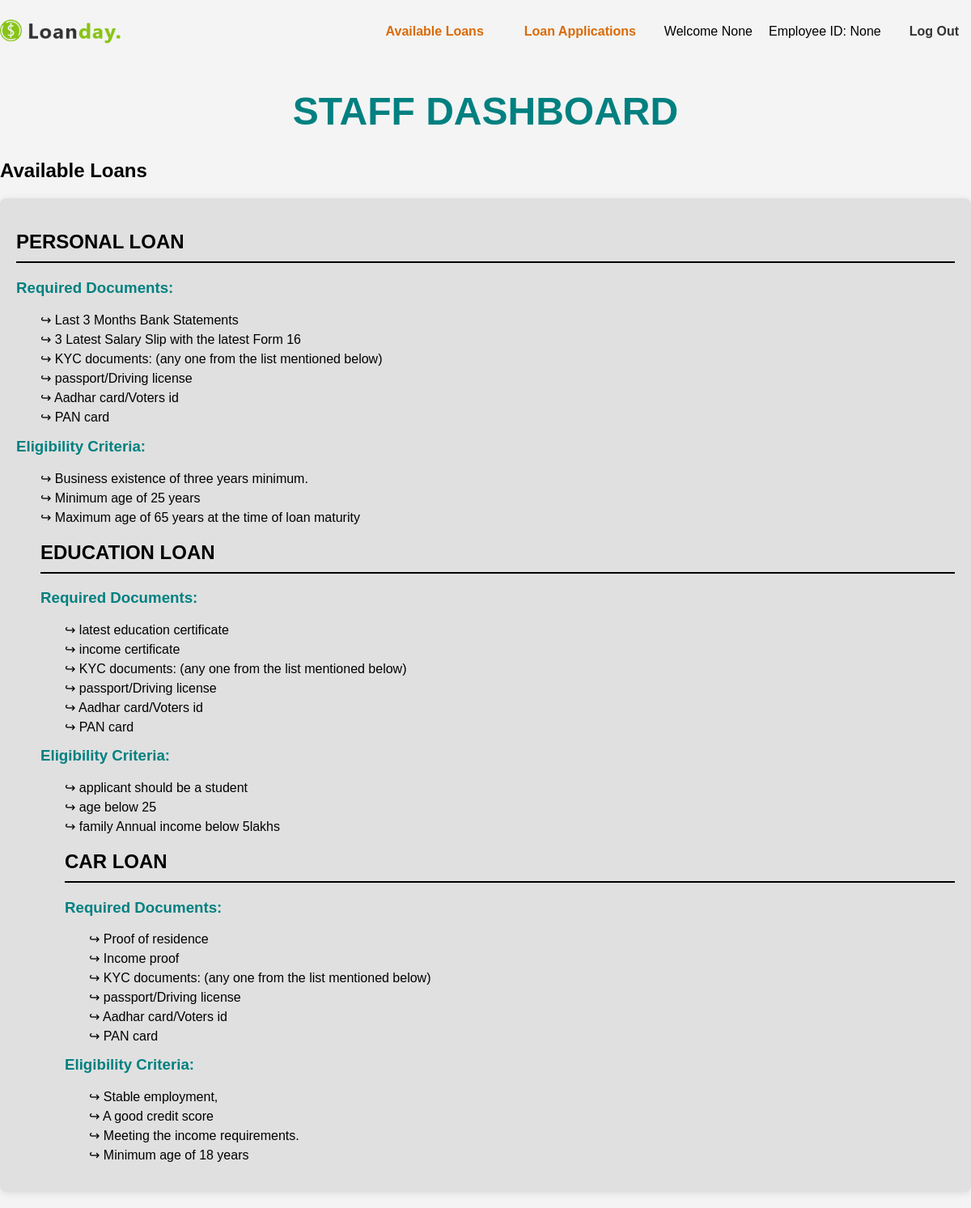
The page /staff-dashboard/ (signed in) on the database its author committed.
### loan/models.py (models this page shows, shortened)
class Loan(models.Model):
    title = models.CharField(max_length=100)
    required_documents = models.TextField(help_text="List required documents, separated by new lines.")
    eligibility_criteria = models.TextField(help_text="List eligibility criteria, separated by new lines.")

### authentication/views.py (the view)
# urls.py: path('staff-dashboard/', views.staff_dashboard, name='staff_dashboard'),
@login_required
def staff_dashboard(request):
    staff_name = request.session.get('staff_name')
    employee_id = request.session.get('employee_id')
    loans = Loan.objects.all()
    context = {
        'staff_name': staff_name,
        'employee_id': employee_id,
        'loans': loans,
    }
    return render(request, 'staff/staff_dashboard.html',context)  # Render the dashboard with the context

### templates/staff/staff_dashboard.html (shortened to what this page needs)
{% load static %}
<!DOCTYPE html>
<html lang="en">
<head>
    <link rel="stylesheet" href="https://cdnjs.cloudflare.com/ajax/libs/font-awesome/4.7.0/css/font-awesome.min.css">
    <link rel="stylesheet" href="{% static 'css/homestyles1.css' %}">
</head>
<body>
<header>
    <div class="container">
        <div class="header__main">
            <div class="header__logo">
                <a href="{% url 'home' %}"><img src="{% static 'img/logo.png' %}" alt=""></a>
            </div>
            <div class="header__nav">
                <nav class="header__menu">
                    <ul>
                        <li class="active"><a href="{% url 'staff_dashboard' %}">Available Loans</a></li>
                        <li class="active"><a href="{% url 'loan_applications' %}">Loan Applications</a></li>
                        <li>Welcome {{ staff_name }}</li>
                        <li>Employee ID: {{ employee_id }} </li>
                        <li> <a href="{% url 'home' %}" class="btn btn-secondary">Log Out</a></li>
                    </ul>
                </nav>
            </div>
        </div>
    </div>
</header>
<div class="h">
    <h1>STAFF DASHBOARD</h1>
    <h2>Available Loans</h2>
    </div>
    <div class="loan-container">
        {% for loan in loans %}
            <h2>{{ loan.title }}</h2>
            <h3>Required Documents:</h3>
            <ul>
                {% for doc in loan.required_documents.splitlines %}
                    <li> &rarrhk; {{ doc }}</li>
                {% endfor %}
            </ul>
            <h3>Eligibility Criteria:</h3>
            <ul>
            {% for criteria in loan.eligibility_criteria.splitlines %}
                <li> &rarrhk; {{ criteria }}</li>
            {% endfor %}
        {% endfor %}
    </div>
</body>
</html>

### static/css/homestyles1.css (style rules this page uses)
body { font-family: 'Arial', sans-serif; margin: 0; padding: 0; background-color: #f4f4f4; }
.header__main { display: flex; justify-content: space-between; align-items: center; padding: 20px 0; }
.header__logo img { max-width: 150px; }
.header__nav { display: flex; align-items: center; }
.header__menu ul { display: flex; list-style: none; padding: 0; margin: 0; }
.header__menu ul li { margin-left: 20px; position: relative; }
.header__menu ul li a { text-decoration: none; color: #333; font-weight: 600; padding: 10px 15px; }
.header__menu ul li.active a { color: #da6b09; }
.loan-container { background-color:#e0e0e0; border-radius: 8px; box-shadow: 0 2px 10px rgba(0, 0, 0, 0.1); padding: 20px; margin: 20px 0; }
.loan-container h2 { text-transform: uppercase; font-size: 24px; color: #000000; border-bottom: 2px solid #000000; padding-bottom: 10px; }
.h h1 { display: flex; justify-content: center; align-items: center; color: #008080; font-size: 48px; }
.loan-container h3 { color: #008080; margin-top: 15px; }
.loan-container ul { list-style-type: none; padding-left: 30px; }
.loan-container li { margin: 5px 0; }

### rows shown on the page
Loan: title "PERSONAL LOAN", splitlines "Last 3 Months Bank Statements" "3 Latest Salary Slip with the latest Form 16" "KYC documents: (any one from the list mentioned below)" "passport/Driving license" "Aadhar card/Voters id" "PAN card", splitlines "Business existence of three years minimum." "Minimum age of 25 years" "Maximum age of 65 years at the time of loan maturity"
Loan: title "EDUCATION LOAN", splitlines "latest education certificate" "income certificate" "KYC documents: (any one from the list mentioned below)" "passport/Driving license" "Aadhar card/Voters id" "PAN card", splitlines "applicant should be a student" "age below 25" "family Annual income below 5lakhs"
Loan: title "CAR LOAN", splitlines "Proof of residence" "Income proof" "KYC documents: (any one from the list mentioned below)" "passport/Driving license" "Aadhar card/Voters id" "PAN card", splitlines "Stable employment," "A good credit score" "Meeting the income requirements." "Minimum age of 18 years"

### other values the page prints
{{ staff_name }} "None"
{{ employee_id }} "None"
